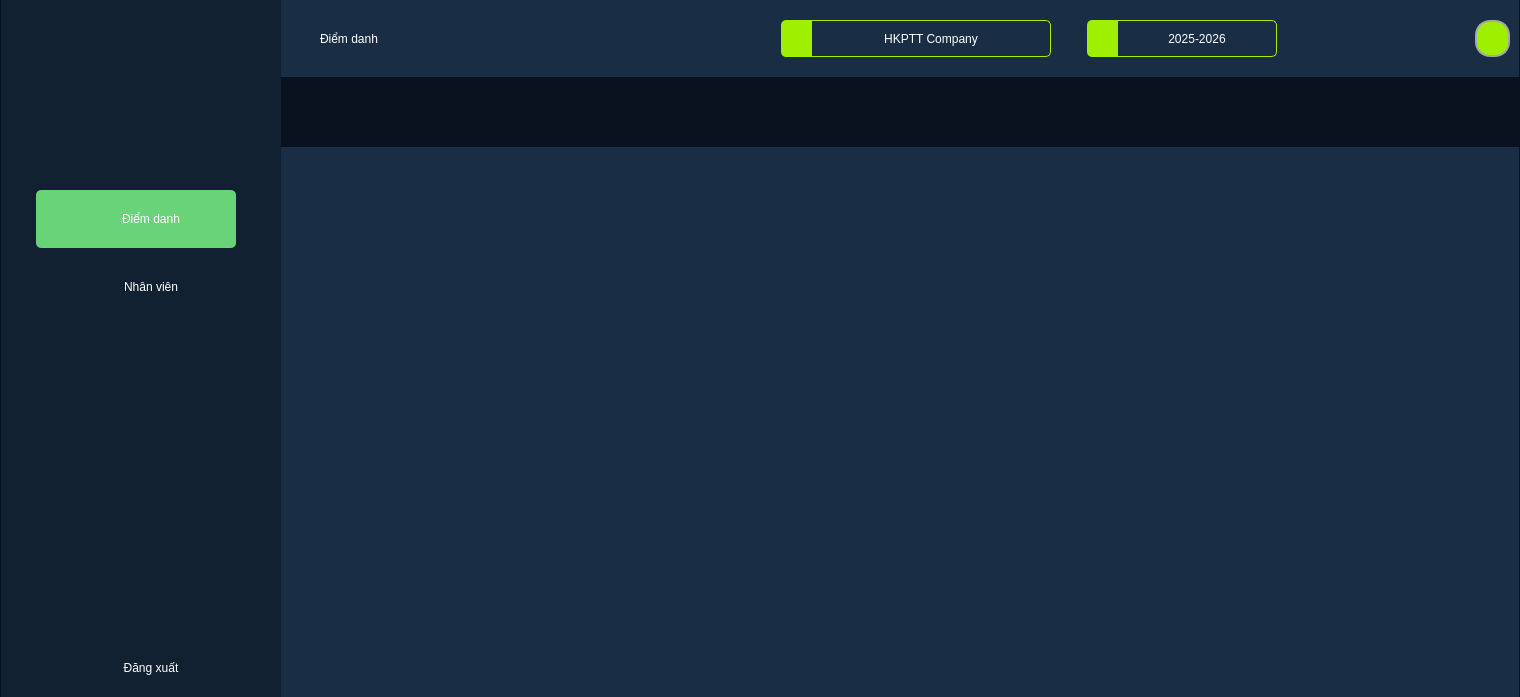
<?xml version="1.0" encoding="UTF-8"?>
<ui version="4.0">
 <class>checkingUI</class>
 <widget class="QMainWindow" name="checkingUI">
  <property name="geometry">
   <rect>
    <x>0</x>
    <y>0</y>
    <width>1520</width>
    <height>697</height>
   </rect>
  </property>
  <property name="windowTitle">
   <string>MainWindow</string>
  </property>
  <property name="styleSheet">
   <string notr="true">background-color: #0B121F;
border: none;
</string>
  </property>
  <widget class="QWidget" name="centralwidget">
   <layout class="QGridLayout" name="gridLayout">
    <property name="sizeConstraint">
     <enum>QLayout::SetDefaultConstraint</enum>
    </property>
    <property name="leftMargin">
     <number>0</number>
    </property>
    <property name="topMargin">
     <number>0</number>
    </property>
    <property name="rightMargin">
     <number>0</number>
    </property>
    <property name="bottomMargin">
     <number>0</number>
    </property>
    <property name="spacing">
     <number>0</number>
    </property>
    <item row="0" column="0">
     <widget class="QGroupBox" name="groupBox">
      <property name="title">
       <string/>
      </property>
      <layout class="QHBoxLayout" name="horizontalLayout">
       <property name="spacing">
        <number>0</number>
       </property>
       <property name="leftMargin">
        <number>1</number>
       </property>
       <property name="topMargin">
        <number>0</number>
       </property>
       <property name="rightMargin">
        <number>1</number>
       </property>
       <property name="bottomMargin">
        <number>0</number>
       </property>
       <item>
        <widget class="QGroupBox" name="sidebar">
         <property name="minimumSize">
          <size>
           <width>280</width>
           <height>0</height>
          </size>
         </property>
         <property name="maximumSize">
          <size>
           <width>280</width>
           <height>16777215</height>
          </size>
         </property>
         <property name="styleSheet">
          <string notr="true">background-color: #122131;</string>
         </property>
         <property name="title">
          <string/>
         </property>
         <property name="alignment">
          <set>Qt::AlignCenter</set>
         </property>
         <layout class="QVBoxLayout" name="verticalLayout">
          <property name="spacing">
           <number>10</number>
          </property>
          <property name="leftMargin">
           <number>35</number>
          </property>
          <property name="topMargin">
           <number>0</number>
          </property>
          <property name="rightMargin">
           <number>35</number>
          </property>
          <property name="bottomMargin">
           <number>0</number>
          </property>
          <item>
           <widget class="QLabel" name="logo">
            <property name="minimumSize">
             <size>
              <width>200</width>
              <height>180</height>
             </size>
            </property>
            <property name="maximumSize">
             <size>
              <width>200</width>
              <height>180</height>
             </size>
            </property>
            <property name="styleSheet">
             <string notr="true">padding-left: 30px;
background-image: url(D:/NMCNPM/checking_attendance_system/fe/Image_and_icon/logo.png); 
background-repeat: no-repeat;
background-position: left center;
</string>
            </property>
            <property name="text">
             <string/>
            </property>
           </widget>
          </item>
          <item>
           <widget class="QGroupBox" name="fil_attendance">
            <property name="minimumSize">
             <size>
              <width>200</width>
              <height>58</height>
             </size>
            </property>
            <property name="maximumSize">
             <size>
              <width>200</width>
              <height>58</height>
             </size>
            </property>
            <property name="styleSheet">
             <string notr="true">background-color: #68D477;
border-radius: 5px;</string>
            </property>
            <property name="title">
             <string/>
            </property>
            <property name="alignment">
             <set>Qt::AlignCenter</set>
            </property>
            <layout class="QGridLayout" name="gridLayout_2">
             <item row="0" column="0">
              <widget class="QPushButton" name="btn_attendance">
               <property name="minimumSize">
                <size>
                 <width>180</width>
                 <height>32</height>
                </size>
               </property>
               <property name="maximumSize">
                <size>
                 <width>180</width>
                 <height>32</height>
                </size>
               </property>
               <property name="styleSheet">
                <string notr="true">padding-left: 30px;
background-image: url(D:/NMCNPM/checking_attendance_system/fe/Image_and_icon/icons8-user-30.png); 
background-repeat: no-repeat;
background-position: left center;
color: white;
font: 12pt &quot;Times New Roman&quot;;</string>
               </property>
               <property name="text">
                <string>Điểm danh</string>
               </property>
              </widget>
             </item>
            </layout>
           </widget>
          </item>
          <item>
           <widget class="QGroupBox" name="fil_manage">
            <property name="minimumSize">
             <size>
              <width>200</width>
              <height>58</height>
             </size>
            </property>
            <property name="maximumSize">
             <size>
              <width>200</width>
              <height>58</height>
             </size>
            </property>
            <property name="styleSheet">
             <string notr="true">background-color: #122131;
border-radius: 5px;</string>
            </property>
            <property name="title">
             <string/>
            </property>
            <layout class="QGridLayout" name="gridLayout_3">
             <item row="0" column="0">
              <widget class="QPushButton" name="btn_manage">
               <property name="minimumSize">
                <size>
                 <width>180</width>
                 <height>32</height>
                </size>
               </property>
               <property name="maximumSize">
                <size>
                 <width>180</width>
                 <height>32</height>
                </size>
               </property>
               <property name="styleSheet">
                <string notr="true">padding-left: 30px;
background-image: url(D:/NMCNPM/checking_attendance_system/fe/Image_and_icon/icons8-user-30.png); 
background-repeat: no-repeat;
background-position: left center;
color: white;
font: 12pt &quot;Times New Roman&quot;;</string>
               </property>
               <property name="text">
                <string>Nhân viên</string>
               </property>
              </widget>
             </item>
            </layout>
           </widget>
          </item>
          <item>
           <spacer name="verticalSpacer">
            <property name="orientation">
             <enum>Qt::Vertical</enum>
            </property>
            <property name="sizeHint" stdset="0">
             <size>
              <width>20</width>
              <height>300</height>
             </size>
            </property>
           </spacer>
          </item>
          <item>
           <widget class="QGroupBox" name="fil_logout">
            <property name="minimumSize">
             <size>
              <width>200</width>
              <height>58</height>
             </size>
            </property>
            <property name="maximumSize">
             <size>
              <width>200</width>
              <height>58</height>
             </size>
            </property>
            <property name="styleSheet">
             <string notr="true">background-color: #122131;
border-radius: 5px;</string>
            </property>
            <property name="title">
             <string/>
            </property>
            <layout class="QGridLayout" name="gridLayout_4">
             <item row="0" column="0">
              <widget class="QPushButton" name="btn_logout">
               <property name="minimumSize">
                <size>
                 <width>180</width>
                 <height>32</height>
                </size>
               </property>
               <property name="maximumSize">
                <size>
                 <width>180</width>
                 <height>32</height>
                </size>
               </property>
               <property name="styleSheet">
                <string notr="true">padding-left: 30px;
background-image: url(D:/NMCNPM/checking_attendance_system/fe/Image_and_icon/icons8-user-30.png); 
background-repeat: no-repeat;
background-position: left center;
color: white;
font: 12pt &quot;Times New Roman&quot;;</string>
               </property>
               <property name="text">
                <string>Đăng xuất</string>
               </property>
              </widget>
             </item>
            </layout>
           </widget>
          </item>
         </layout>
        </widget>
       </item>
       <item>
        <widget class="QGroupBox" name="main">
         <property name="styleSheet">
          <string notr="true"/>
         </property>
         <property name="title">
          <string/>
         </property>
         <layout class="QVBoxLayout" name="verticalLayout_2">
          <property name="spacing">
           <number>0</number>
          </property>
          <property name="leftMargin">
           <number>0</number>
          </property>
          <property name="topMargin">
           <number>0</number>
          </property>
          <property name="rightMargin">
           <number>0</number>
          </property>
          <property name="bottomMargin">
           <number>0</number>
          </property>
          <item>
           <widget class="QGroupBox" name="header">
            <property name="minimumSize">
             <size>
              <width>0</width>
              <height>77</height>
             </size>
            </property>
            <property name="maximumSize">
             <size>
              <width>16777215</width>
              <height>77</height>
             </size>
            </property>
            <property name="styleSheet">
             <string notr="true">background-color: #192E44;</string>
            </property>
            <property name="title">
             <string/>
            </property>
            <layout class="QHBoxLayout" name="horizontalLayout_2">
             <item>
              <spacer name="horizontalSpacer_4">
               <property name="orientation">
                <enum>Qt::Horizontal</enum>
               </property>
               <property name="sizeType">
                <enum>QSizePolicy::Fixed</enum>
               </property>
               <property name="sizeHint" stdset="0">
                <size>
                 <width>30</width>
                 <height>20</height>
                </size>
               </property>
              </spacer>
             </item>
             <item>
              <widget class="QLabel" name="header_title">
               <property name="minimumSize">
                <size>
                 <width>120</width>
                 <height>37</height>
                </size>
               </property>
               <property name="maximumSize">
                <size>
                 <width>120</width>
                 <height>37</height>
                </size>
               </property>
               <property name="styleSheet">
                <string notr="true">color: white;
font: 18pt &quot;Times New Roman&quot;;</string>
               </property>
               <property name="text">
                <string>Điểm danh</string>
               </property>
              </widget>
             </item>
             <item>
              <spacer name="horizontalSpacer_5">
               <property name="orientation">
                <enum>Qt::Horizontal</enum>
               </property>
               <property name="sizeType">
                <enum>QSizePolicy::Expanding</enum>
               </property>
               <property name="sizeHint" stdset="0">
                <size>
                 <width>276</width>
                 <height>20</height>
                </size>
               </property>
              </spacer>
             </item>
             <item>
              <widget class="QSplitter" name="company">
               <property name="orientation">
                <enum>Qt::Horizontal</enum>
               </property>
               <property name="handleWidth">
                <number>0</number>
               </property>
               <widget class="QPushButton" name="pushButton_4">
                <property name="minimumSize">
                 <size>
                  <width>30</width>
                  <height>37</height>
                 </size>
                </property>
                <property name="maximumSize">
                 <size>
                  <width>30</width>
                  <height>37</height>
                 </size>
                </property>
                <property name="styleSheet">
                 <string notr="true">background-color: #9FEF00;
padding-left: 30px;
background-image: url(D:/NMCNPM/checking_attendance_system/fe/Image_and_icon/icons8-user-30.png); 
background-repeat: no-repeat;
background-position: left center;;
border-top-left-radius: 5px;
border-bottom-left-radius: 5px;</string>
                </property>
                <property name="text">
                 <string/>
                </property>
               </widget>
               <widget class="QPushButton" name="btn_company_name">
                <property name="minimumSize">
                 <size>
                  <width>240</width>
                  <height>37</height>
                 </size>
                </property>
                <property name="maximumSize">
                 <size>
                  <width>240</width>
                  <height>37</height>
                 </size>
                </property>
                <property name="styleSheet">
                 <string notr="true">border: 1px solid #9FEF00;
border-top-right-radius: 5px;
border-bottom-right-radius: 5px;
color: white;
font: 12pt &quot;Times New Roman&quot;;</string>
                </property>
                <property name="text">
                 <string>HKPTT Company</string>
                </property>
               </widget>
              </widget>
             </item>
             <item>
              <spacer name="horizontalSpacer_3">
               <property name="orientation">
                <enum>Qt::Horizontal</enum>
               </property>
               <property name="sizeType">
                <enum>QSizePolicy::Fixed</enum>
               </property>
               <property name="sizeHint" stdset="0">
                <size>
                 <width>30</width>
                 <height>20</height>
                </size>
               </property>
              </spacer>
             </item>
             <item>
              <widget class="QSplitter" name="time">
               <property name="orientation">
                <enum>Qt::Horizontal</enum>
               </property>
               <property name="handleWidth">
                <number>0</number>
               </property>
               <widget class="QPushButton" name="pushButton_6">
                <property name="minimumSize">
                 <size>
                  <width>30</width>
                  <height>37</height>
                 </size>
                </property>
                <property name="maximumSize">
                 <size>
                  <width>30</width>
                  <height>37</height>
                 </size>
                </property>
                <property name="styleSheet">
                 <string notr="true">background-color: #9FEF00;
padding-left: 30px;
background-image: url(D:/NMCNPM/checking_attendance_system/fe/Image_and_icon/icons8-user-30.png); 
background-repeat: no-repeat;
background-position: left center;;
border-top-left-radius: 5px;
border-bottom-left-radius: 5px;</string>
                </property>
                <property name="text">
                 <string/>
                </property>
               </widget>
               <widget class="QPushButton" name="btn_year">
                <property name="minimumSize">
                 <size>
                  <width>160</width>
                  <height>37</height>
                 </size>
                </property>
                <property name="maximumSize">
                 <size>
                  <width>160</width>
                  <height>37</height>
                 </size>
                </property>
                <property name="styleSheet">
                 <string notr="true">border: 1px solid #9FEF00;
border-top-right-radius: 5px;
border-bottom-right-radius: 5px;
color: white;
font: 12pt &quot;Times New Roman&quot;;</string>
                </property>
                <property name="text">
                 <string>2025-2026</string>
                </property>
               </widget>
              </widget>
             </item>
             <item>
              <spacer name="horizontalSpacer_2">
               <property name="orientation">
                <enum>Qt::Horizontal</enum>
               </property>
               <property name="sizeType">
                <enum>QSizePolicy::Fixed</enum>
               </property>
               <property name="sizeHint" stdset="0">
                <size>
                 <width>30</width>
                 <height>20</height>
                </size>
               </property>
              </spacer>
             </item>
             <item>
              <widget class="QSplitter" name="splitter_3">
               <property name="minimumSize">
                <size>
                 <width>0</width>
                 <height>37</height>
                </size>
               </property>
               <property name="maximumSize">
                <size>
                 <width>126</width>
                 <height>16777215</height>
                </size>
               </property>
               <property name="styleSheet">
                <string notr="true">margin: 2px;
</string>
               </property>
               <property name="orientation">
                <enum>Qt::Horizontal</enum>
               </property>
               <property name="handleWidth">
                <number>1</number>
               </property>
               <widget class="QLabel" name="btn_add">
                <property name="minimumSize">
                 <size>
                  <width>40</width>
                  <height>0</height>
                 </size>
                </property>
                <property name="maximumSize">
                 <size>
                  <width>40</width>
                  <height>16777215</height>
                 </size>
                </property>
                <property name="layoutDirection">
                 <enum>Qt::LeftToRight</enum>
                </property>
                <property name="styleSheet">
                 <string notr="true">
background-image: url(D:/NMCNPM/checking_attendance_system/fe/Image_and_icon/icons8-plus-30.png); 
background-repeat: no-repeat;
background-position: center center;
</string>
                </property>
                <property name="text">
                 <string/>
                </property>
                <property name="alignment">
                 <set>Qt::AlignCenter</set>
                </property>
               </widget>
               <widget class="QLabel" name="btn_search">
                <property name="minimumSize">
                 <size>
                  <width>40</width>
                  <height>0</height>
                 </size>
                </property>
                <property name="maximumSize">
                 <size>
                  <width>40</width>
                  <height>16777215</height>
                 </size>
                </property>
                <property name="layoutDirection">
                 <enum>Qt::LeftToRight</enum>
                </property>
                <property name="styleSheet">
                 <string notr="true">background-image: url(D:/NMCNPM/checking_attendance_system/fe/Image_and_icon/icons8-search-30.png); 
background-repeat: no-repeat;
background-position: center center;
</string>
                </property>
                <property name="text">
                 <string/>
                </property>
                <property name="alignment">
                 <set>Qt::AlignCenter</set>
                </property>
                <property name="margin">
                 <number>0</number>
                </property>
                <property name="indent">
                 <number>-1</number>
                </property>
                <property name="openExternalLinks">
                 <bool>false</bool>
                </property>
               </widget>
               <widget class="QLabel" name="btn_bell">
                <property name="minimumSize">
                 <size>
                  <width>40</width>
                  <height>0</height>
                 </size>
                </property>
                <property name="maximumSize">
                 <size>
                  <width>40</width>
                  <height>16777215</height>
                 </size>
                </property>
                <property name="styleSheet">
                 <string notr="true">padding-left: 30px;
background-image: url(D:/NMCNPM/checking_attendance_system/fe/Image_and_icon/icons8-bell-40.png); 
background-repeat: no-repeat;
background-position: center center;
</string>
                </property>
                <property name="text">
                 <string/>
                </property>
               </widget>
              </widget>
             </item>
             <item>
              <spacer name="horizontalSpacer">
               <property name="orientation">
                <enum>Qt::Horizontal</enum>
               </property>
               <property name="sizeType">
                <enum>QSizePolicy::Fixed</enum>
               </property>
               <property name="sizeHint" stdset="0">
                <size>
                 <width>30</width>
                 <height>20</height>
                </size>
               </property>
              </spacer>
             </item>
             <item>
              <widget class="QPushButton" name="btn_admin">
               <property name="minimumSize">
                <size>
                 <width>35</width>
                 <height>37</height>
                </size>
               </property>
               <property name="maximumSize">
                <size>
                 <width>35</width>
                 <height>37</height>
                </size>
               </property>
               <property name="styleSheet">
                <string notr="true">background-color: #9FEF00;
padding-left: 30px;
background-image: url(D:/NMCNPM/checking_attendance_system/fe/Image_and_icon/icons8-user-30.png); 
background-repeat: no-repeat;
background-position: left center;;
border-radius: 15px;
border: 2px solid #a7a7a7;</string>
               </property>
               <property name="text">
                <string/>
               </property>
              </widget>
             </item>
            </layout>
           </widget>
          </item>
          <item>
           <widget class="QGroupBox" name="groupBox_2">
            <property name="minimumSize">
             <size>
              <width>0</width>
              <height>70</height>
             </size>
            </property>
            <property name="maximumSize">
             <size>
              <width>16777215</width>
              <height>70</height>
             </size>
            </property>
            <property name="title">
             <string/>
            </property>
           </widget>
          </item>
          <item>
           <widget class="QGroupBox" name="groupBox_4">
            <property name="styleSheet">
             <string notr="true">background-color: #192E44;</string>
            </property>
            <property name="title">
             <string/>
            </property>
            <layout class="QGridLayout" name="gridLayout_5"/>
           </widget>
          </item>
         </layout>
        </widget>
       </item>
      </layout>
     </widget>
    </item>
   </layout>
  </widget>
 </widget>
 <resources/>
 <connections/>
</ui>
